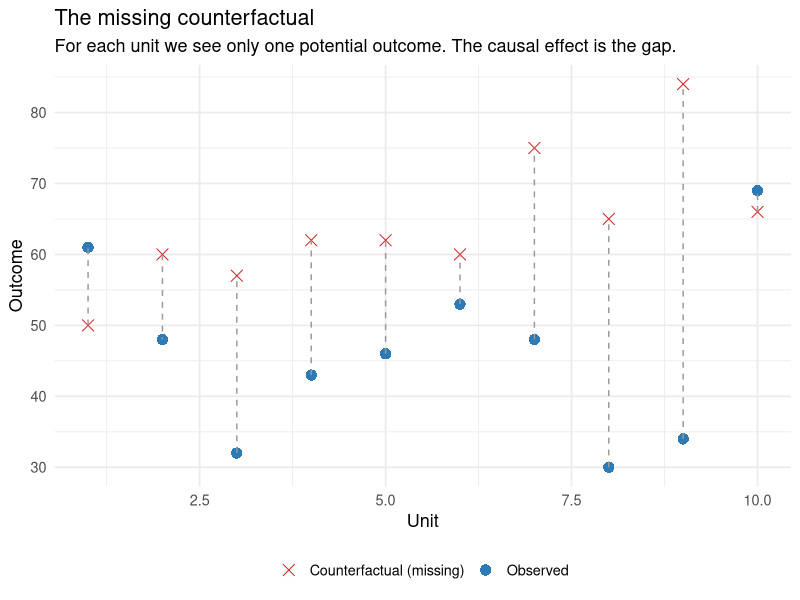
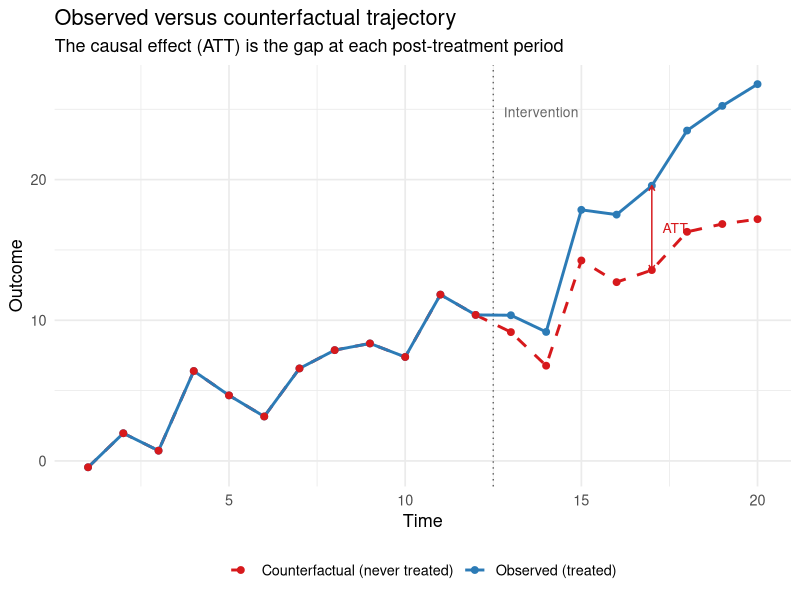
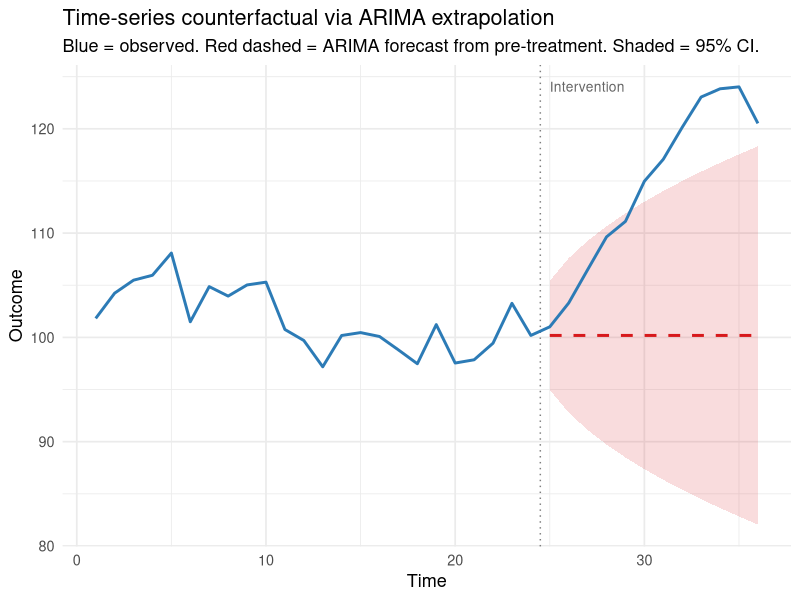
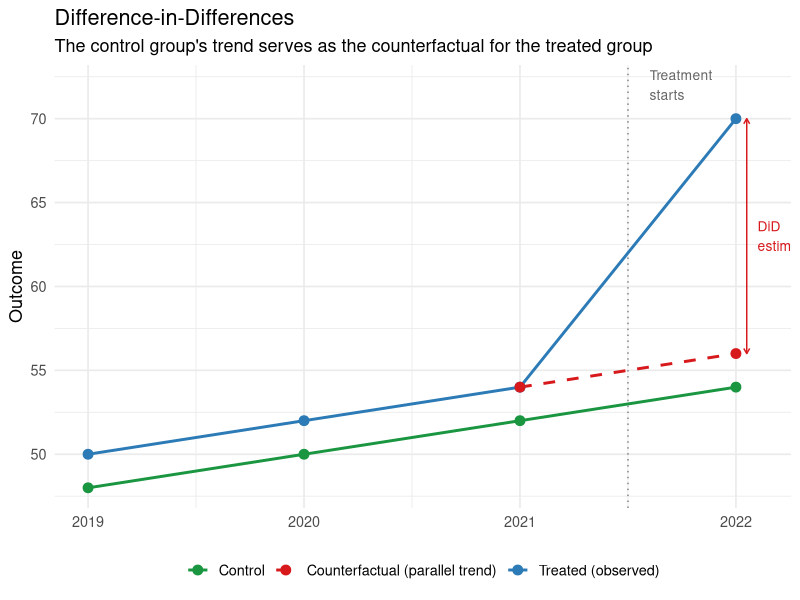
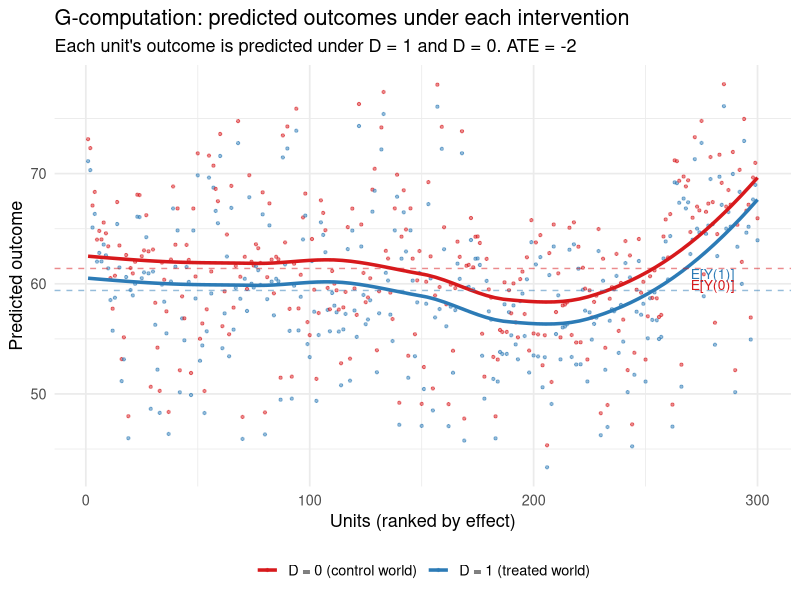
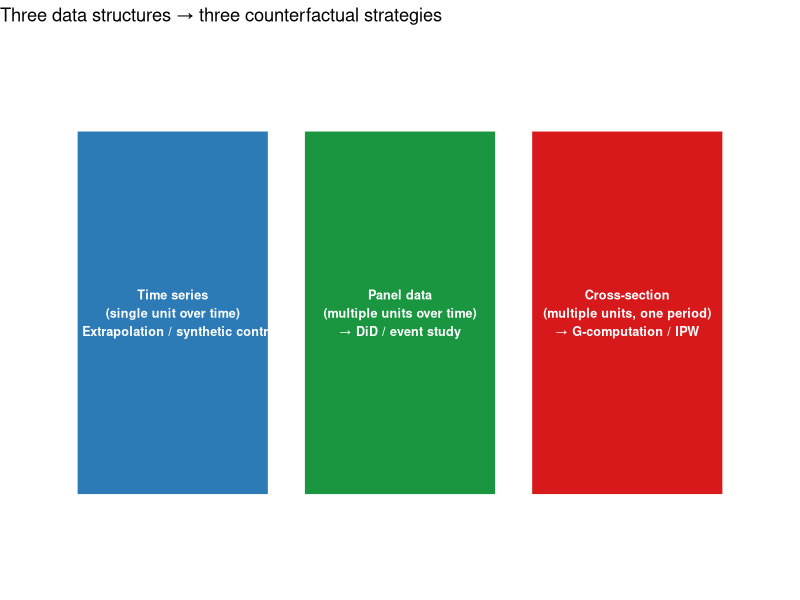

R code for these plots, in order:
## ---- chunk 1
#| label: missing-cf
#| echo: false
#| message: false
#| warning: false
#| fig-cap: "The missing counterfactual. For each unit, we observe only one potential outcome. The causal effect (the distance between the two states) is never directly observed."

library(tidyverse)
library(ggplot2)

set.seed(42)
n <- 10

df <- tibble(
  unit    = 1:n,
  y1      = round(50 + rnorm(n, 0, 8) + seq(0, 20, length.out = n)),
  y0      = round(40 + rnorm(n, 0, 8) + seq(0, 15, length.out = n)),
  treated = sample(c(TRUE, FALSE), n, replace = TRUE)
) |>
  mutate(
    y_observed = if_else(treated, y1, y0),
    y_missing  = if_else(treated, y0, y1)
  )

df_long <- bind_rows(
  df |> transmute(unit, y = y_observed, type = "Observed"),
  df |> transmute(unit, y = y_missing,  type = "Counterfactual (missing)")
)

ggplot(df_long, aes(x = unit, y = y, shape = type, colour = type)) +
  geom_point(size = 3.5) +
  geom_segment(
    data = df,
    aes(x = unit, xend = unit, y = y0, yend = y1),
    inherit.aes = FALSE,
    colour = "grey60", linetype = "dashed", linewidth = 0.5
  ) +
  scale_shape_manual(values = c("Observed" = 16, "Counterfactual (missing)" = 4)) +
  scale_colour_manual(values = c("Observed" = "#2c7bb6", "Counterfactual (missing)" = "#d7191c")) +
  labs(
    x = "Unit", y = "Outcome",
    colour = NULL, shape = NULL,
    title = "The missing counterfactual",
    subtitle = "For each unit we see only one potential outcome. The causal effect is the gap."
  ) +
  theme_minimal(base_size = 13) +
  theme(legend.position = "bottom")
## ---- chunk 2
#| label: att-trajectory
#| echo: false
#| fig-cap: "Counterfactual trajectory. We observe the treated unit up to the point of intervention. In the post-period, two paths diverge: what was actually observed, and what would have occurred absent the treatment."

set.seed(1)
time <- 1:20
intervention_t <- 12

trend            <- 0.8 * time
noise            <- rnorm(20, 0, 2)
treatment_effect <- c(rep(0, intervention_t), cumsum(rep(1.2, 20 - intervention_t)))

y_observed       <- trend + noise + treatment_effect
y_counterfactual <- trend + noise

df_ts <- tibble(
  time,
  observed       = y_observed,
  counterfactual = y_counterfactual
) |>
  pivot_longer(-time, names_to = "series", values_to = "y")

ggplot(df_ts, aes(x = time, y = y, colour = series, linetype = series)) +
  geom_vline(xintercept = intervention_t + 0.5, linetype = "dotted", colour = "grey40") +
  geom_line(linewidth = 1) +
  geom_point(size = 2) +
  annotate("text", x = intervention_t + 0.8, y = max(y_observed) - 2,
           label = "Intervention", hjust = 0, size = 3.5, colour = "grey40") +
  annotate("segment",
           x = 17, xend = 17,
           y = y_observed[17], yend = y_counterfactual[17],
           arrow = arrow(ends = "both", length = unit(0.15, "cm")),
           colour = "#d7191c") +
  annotate("text", x = 17.3, y = (y_observed[17] + y_counterfactual[17]) / 2,
           label = "ATT", hjust = 0, size = 3.5, colour = "#d7191c") +
  scale_colour_manual(
    values = c("observed" = "#2c7bb6", "counterfactual" = "#d7191c"),
    labels = c("observed" = "Observed (treated)", "counterfactual" = "Counterfactual (never treated)")
  ) +
  scale_linetype_manual(
    values = c("observed" = "solid", "counterfactual" = "dashed"),
    labels = c("observed" = "Observed (treated)", "counterfactual" = "Counterfactual (never treated)")
  ) +
  labs(
    title    = "Observed versus counterfactual trajectory",
    subtitle = "The causal effect (ATT) is the gap at each post-treatment period",
    x = "Time", y = "Outcome", colour = NULL, linetype = NULL
  ) +
  theme_minimal(base_size = 13) +
  theme(legend.position = "bottom")
## ---- chunk 3
#| label: ts-arima-cf
#| echo: false
#| message: false
#| warning: false
#| fig-cap: "Time-series counterfactual via ARIMA extrapolation. A model is fitted on the pre-treatment data and extrapolated into the post-treatment period. The gap between the observed series and the forecast is the estimated causal effect."

library(forecast)

set.seed(7)
n_pre   <- 24
n_post  <- 12
n_total <- n_pre + n_post

y_pre      <- 100 + arima.sim(list(ar = 0.7), n = n_pre, sd = 3) |> as.numeric()
y_post_cf  <- tail(y_pre, 1) + arima.sim(list(ar = 0.7), n = n_post, sd = 3) |> as.numeric()
y_post_obs <- y_post_cf + seq(2, 18, length.out = n_post)

y_full    <- c(y_pre, y_post_obs)
time_full <- 1:n_total

fit <- auto.arima(ts(y_pre))
fc  <- forecast(fit, h = n_post)

df_ts2 <- tibble(
  time     = time_full,
  observed = y_full,
  cf_mean  = c(rep(NA, n_pre), fc$mean    |> as.numeric()),
  cf_lo    = c(rep(NA, n_pre), fc$lower[, 2] |> as.numeric()),
  cf_hi    = c(rep(NA, n_pre), fc$upper[, 2] |> as.numeric())
)

ggplot(df_ts2, aes(x = time)) +
  geom_vline(xintercept = n_pre + 0.5, linetype = "dotted", colour = "grey50") +
  geom_ribbon(aes(ymin = cf_lo, ymax = cf_hi), fill = "#d7191c", alpha = 0.15) +
  geom_line(aes(y = observed), colour = "#2c7bb6", linewidth = 1) +
  geom_line(aes(y = cf_mean),  colour = "#d7191c", linewidth = 1, linetype = "dashed") +
  annotate("text", x = n_pre + 1, y = max(y_full, na.rm = TRUE),
           label = "Intervention", hjust = 0, size = 3.5, colour = "grey40") +
  labs(
    title    = "Time-series counterfactual via ARIMA extrapolation",
    subtitle = "Blue = observed. Red dashed = ARIMA forecast from pre-treatment. Shaded = 95% CI.",
    x = "Time", y = "Outcome"
  ) +
  theme_minimal(base_size = 13)
## ---- chunk 4
#| label: did-plot
#| echo: false
#| fig-cap: "Difference-in-Differences. Under the parallel trends assumption, the evolution of the control group after treatment begins informs what the treated group would have done absent the intervention."

set.seed(3)
time_did <- c(2019, 2020, 2021, 2022)

treat_line <- tibble(
  time  = time_did,
  y     = c(50, 52, 54, 70),
  group = "Treated (observed)"
)

ctrl_line <- tibble(
  time  = time_did,
  y     = c(48, 50, 52, 54),
  group = "Control"
)

cf_line <- tibble(
  time  = c(2021, 2022),
  y     = c(54, 56),
  group = "Counterfactual (parallel trend)"
)

all_lines <- bind_rows(treat_line, ctrl_line, cf_line)

colours <- c(
  "Treated (observed)"               = "#2c7bb6",
  "Control"                          = "#1a9641",
  "Counterfactual (parallel trend)"  = "#d7191c"
)
linetypes <- c(
  "Treated (observed)"               = "solid",
  "Control"                          = "solid",
  "Counterfactual (parallel trend)"  = "dashed"
)

ggplot(all_lines, aes(x = time, y = y, colour = group, linetype = group)) +
  geom_vline(xintercept = 2021.5, linetype = "dotted", colour = "grey50") +
  geom_line(linewidth = 1) +
  geom_point(size = 3) +
  annotate("segment",
           x = 2022.05, xend = 2022.05, y = 56, yend = 70,
           arrow = arrow(ends = "both", length = unit(0.15, "cm")),
           colour = "#d7191c") +
  annotate("text", x = 2022.1, y = 63,
           label = "DiD\nestimate", size = 3.5, colour = "#d7191c", hjust = 0) +
  annotate("text", x = 2021.6, y = 72,
           label = "Treatment\nstarts", size = 3.5, colour = "grey40", hjust = 0) +
  scale_colour_manual(values = colours) +
  scale_linetype_manual(values = linetypes) +
  scale_x_continuous(breaks = time_did) +
  labs(
    title    = "Difference-in-Differences",
    subtitle = "The control group's trend serves as the counterfactual for the treated group",
    x = NULL, y = "Outcome", colour = NULL, linetype = NULL
  ) +
  theme_minimal(base_size = 13) +
  theme(legend.position = "bottom")
## ---- chunk 5
#| label: gcomp-plot
#| echo: false
#| message: false
#| warning: false
#| fig-cap: "G-computation: each unit's outcome is predicted under D = 1 and D = 0 by setting the treatment indicator while holding covariates at their observed values. The ATE is the average of unit-level differences."

library(broom)

set.seed(99)
n_gc <- 300

age      <- rnorm(n_gc, 45, 10)
severity <- rnorm(n_gc, 5, 2)
p_treat  <- plogis(-1 + 0.4 * severity + 0.01 * age)
treated_gc <- rbinom(n_gc, 1, p_treat)
y_gc <- 30 - 3 * treated_gc + 0.5 * age + 2 * severity + rnorm(n_gc, 0, 5)

df_gc  <- tibble(y = y_gc, treated = treated_gc, age, severity)
fit_gc <- lm(y ~ treated + age + severity, data = df_gc)

y_pred_1 <- predict(fit_gc, newdata = df_gc |> mutate(treated = 1))
y_pred_0 <- predict(fit_gc, newdata = df_gc |> mutate(treated = 0))
ate_gc   <- mean(y_pred_1 - y_pred_0)

df_plot_gc <- tibble(
  unit     = 1:n_gc,
  y_treat1 = y_pred_1,
  y_treat0 = y_pred_0,
  effect   = y_pred_1 - y_pred_0
) |>
  arrange(effect) |>
  mutate(rank = row_number())

df_plot_long <- df_plot_gc |>
  pivot_longer(c(y_treat1, y_treat0), names_to = "scenario", values_to = "y_pred") |>
  mutate(scenario = if_else(scenario == "y_treat1", "D = 1 (treated world)", "D = 0 (control world)"))

ggplot(df_plot_long, aes(x = rank, y = y_pred, colour = scenario)) +
  geom_point(alpha = 0.5, size = 0.8) +
  geom_smooth(se = FALSE, linewidth = 1.2) +
  geom_hline(yintercept = mean(y_pred_1), linetype = "dashed", colour = "#2c7bb6", alpha = 0.5) +
geom_hline(yintercept = mean(y_pred_0), linetype = "dashed", colour = "#d7191c", alpha = 0.5) +
  annotate("text", x = 280, y = mean(y_pred_1) + 1.5, label = "E[Y(1)]", colour = "#2c7bb6", size = 3.5) +
  annotate("text", x = 280, y = mean(y_pred_0) - 1.5, label = "E[Y(0)]", colour = "#d7191c", size = 3.5) +
  scale_colour_manual(values = c("D = 1 (treated world)" = "#2c7bb6", "D = 0 (control world)" = "#d7191c")) +
  labs(
    title    = "G-computation: predicted outcomes under each intervention",
    subtitle = glue::glue("Each unit's outcome is predicted under D = 1 and D = 0. ATE = {round(ate_gc, 2)}"),
    x = "Units (ranked by effect)", y = "Predicted outcome",
    colour = NULL
  ) +
  theme_minimal(base_size = 13) +
  theme(legend.position = "bottom")
## ---- chunk 6
#| label: data-structures-summary
#| echo: false
#| fig-height: 3
#| fig-cap: "Three data structures, three counterfactual strategies."

library(patchwork)

df_boxes <- tibble(
  x     = c(1, 2, 3),
  label = c(
    "Time series\n(single unit over time)\n→ Extrapolation / synthetic control",
    "Panel data\n(multiple units over time)\n→ DiD / event study",
    "Cross-section\n(multiple units, one period)\n→ G-computation / IPW"
  ),
  col = c("#2c7bb6", "#1a9641", "#d7191c")
)

ggplot(df_boxes, aes(x = x, y = 1, label = label, fill = col)) +
  geom_tile(width = 0.85, height = 0.7, colour = "white", linewidth = 1) +
  geom_text(colour = "white", fontface = "bold", size = 3.2) +
  scale_fill_identity() +
  xlim(0.4, 3.6) + ylim(0.5, 1.5) +
  theme_void() +
  labs(title = "Three data structures → three counterfactual strategies")
